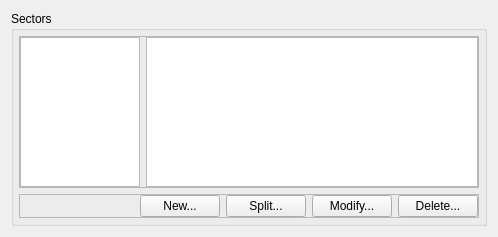
<?xml version="1.0" encoding="UTF-8"?>
<ui version="4.0">
 <class>ui_MSA</class>
 <widget class="QWidget" name="ui_MSA">
  <property name="geometry">
   <rect>
    <x>0</x>
    <y>0</y>
    <width>476</width>
    <height>226</height>
   </rect>
  </property>
  <property name="windowTitle">
   <string>Minimum Sector Altitudes(MSA)</string>
  </property>
  <layout class="QVBoxLayout" name="verticalLayout">
   <item>
    <widget class="QGroupBox" name="grbSectors">
     <property name="title">
      <string>Sectors</string>
     </property>
     <layout class="QVBoxLayout" name="verticalLayout_2">
      <property name="margin">
       <number>5</number>
      </property>
      <item>
       <widget class="QFrame" name="frameSelectors">
        <property name="frameShape">
         <enum>QFrame::StyledPanel</enum>
        </property>
        <property name="frameShadow">
         <enum>QFrame::Raised</enum>
        </property>
        <layout class="QHBoxLayout" name="horizontalLayout">
         <property name="margin">
          <number>0</number>
         </property>
         <item>
          <widget class="QGraphicsView" name="picPreview">
           <property name="minimumSize">
            <size>
             <width>0</width>
             <height>150</height>
            </size>
           </property>
           <property name="maximumSize">
            <size>
             <width>120</width>
             <height>16777215</height>
            </size>
           </property>
          </widget>
         </item>
         <item>
          <widget class="QTableView" name="tableViewSectors">
           <property name="minimumSize">
            <size>
             <width>0</width>
             <height>150</height>
            </size>
           </property>
          </widget>
         </item>
        </layout>
       </widget>
      </item>
      <item>
       <widget class="QFrame" name="frameButton">
        <property name="frameShape">
         <enum>QFrame::StyledPanel</enum>
        </property>
        <property name="frameShadow">
         <enum>QFrame::Raised</enum>
        </property>
        <layout class="QHBoxLayout" name="horizontalLayout_2">
         <property name="margin">
          <number>0</number>
         </property>
         <item>
          <spacer name="horizontalSpacer">
           <property name="orientation">
            <enum>Qt::Horizontal</enum>
           </property>
           <property name="sizeType">
            <enum>QSizePolicy::Fixed</enum>
           </property>
           <property name="sizeHint" stdset="0">
            <size>
             <width>120</width>
             <height>20</height>
            </size>
           </property>
          </spacer>
         </item>
         <item>
          <widget class="QPushButton" name="btnSectorNew">
           <property name="text">
            <string>New...</string>
           </property>
          </widget>
         </item>
         <item>
          <widget class="QPushButton" name="btnSectorSplit">
           <property name="text">
            <string>Split...</string>
           </property>
          </widget>
         </item>
         <item>
          <widget class="QPushButton" name="btnSectorModify">
           <property name="text">
            <string>Modify...</string>
           </property>
          </widget>
         </item>
         <item>
          <widget class="QPushButton" name="btnSectorDelete">
           <property name="text">
            <string>Delete...</string>
           </property>
          </widget>
         </item>
        </layout>
       </widget>
      </item>
     </layout>
    </widget>
   </item>
  </layout>
 </widget>
 <resources/>
 <connections/>
</ui>
